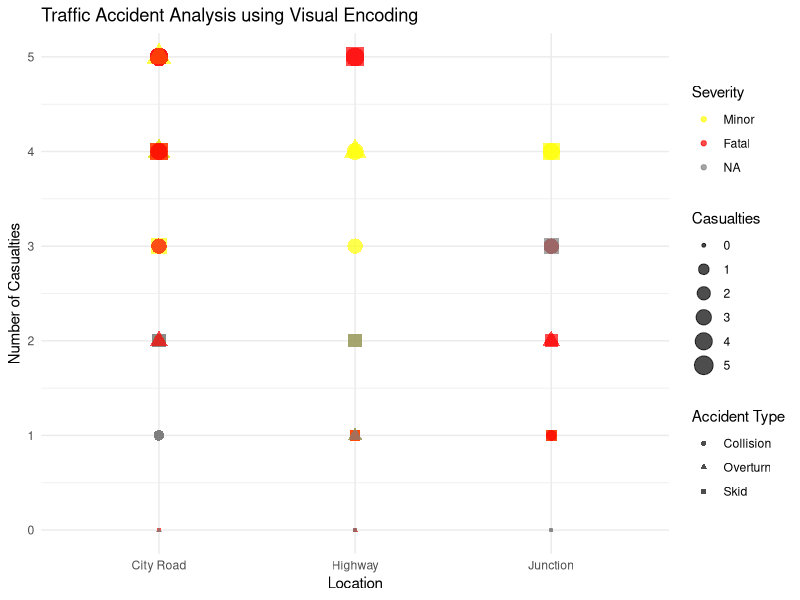

This chart was generated by the following R code:
Roll_Number <- "23BAD310"

library(ggplot2)
library(dplyr)

traffic_data <- read.csv("4.traffic_accidents.csv")
traffic_data <- na.omit(traffic_data)

traffic_data$Severity <- factor(
  traffic_data$Severity,
  levels = c("Minor", "Serious", "Fatal"),
  ordered = TRUE
)

ggplot(
  traffic_data,
  aes(
    x = Location,
    y = Casualties,
    color = Severity,
    size = Casualties,
    shape = Accident_Type
  )
) +
  geom_point(alpha = 0.7) +
  scale_color_manual(
    values = c(
      "Minor" = "yellow",
      "Serious" = "orange",
      "Fatal" = "red"
    )
  ) +
  labs(
    title = "Traffic Accident Analysis using Visual Encoding",
    x = "Location",
    y = "Number of Casualties",
    color = "Severity",
    size = "Casualties",
    shape = "Accident Type"
  ) +
  theme_minimal()
